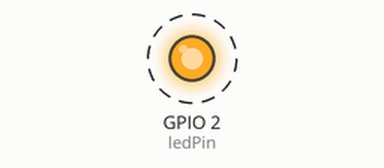
This sketch was run on a simulated ESP32. On the bench: output pins drawn as LEDs (lit = HIGH). Dashed ring = blinking. What the sketch prints to the serial monitor is not drawn.

Above: at 0.6 s.
Timing chart, 0 to 5.5 s (numbered marks = the images above):
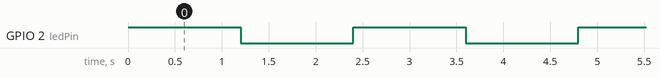

The sketch:

esp32-2.ino
```cpp
const int ledPin = 2;
void setup() {
  Serial.begin(115200);
  pinMode(ledPin, OUTPUT);
}
void loop() {
  digitalWrite(ledPin, HIGH);
  Serial.println("LED ON");
  delay(1200);
  digitalWrite(ledPin, LOW);
  Serial.println("LED OFF");
  delay(1200);
}
```

Measured:
- by itself, GPIO 2 (ledPin): alternates HIGH for 1.2 s and LOW for 1.2 s
